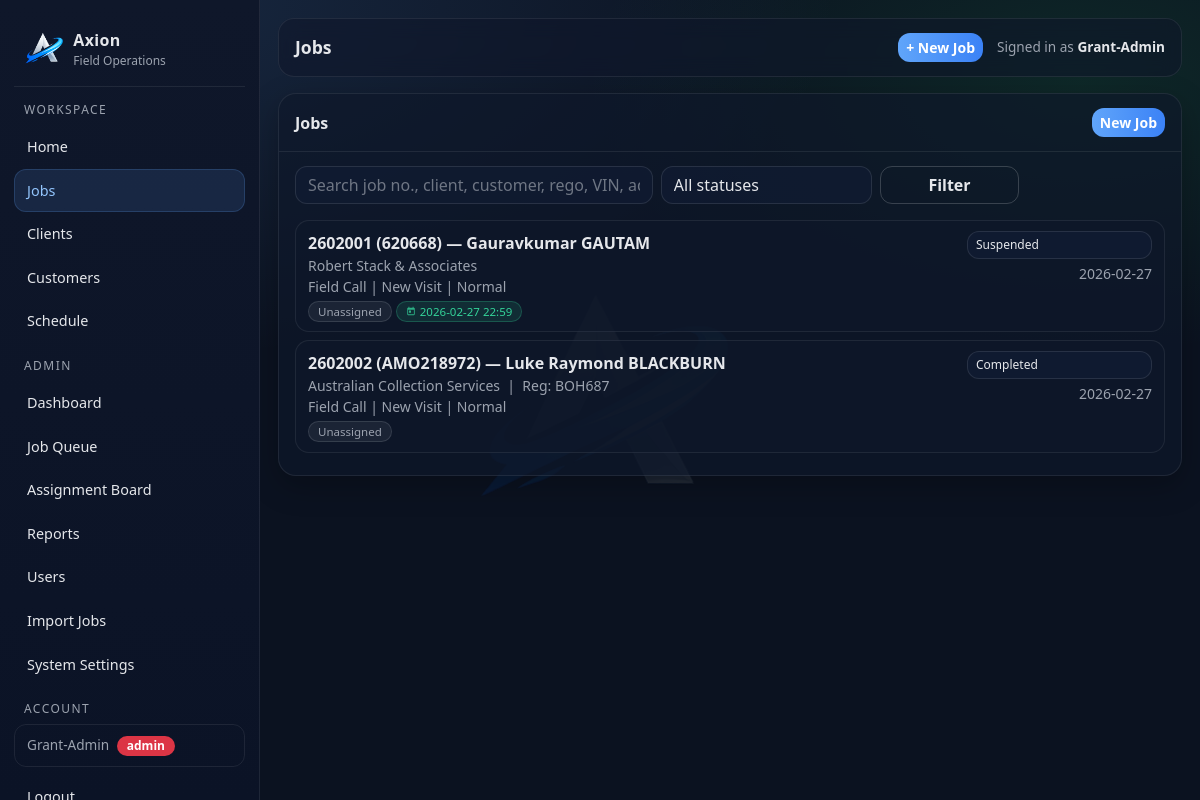
Page /jobs (signed in) on the committed database.
### tables this page shows
CREATE TABLE jobs (
        id INTEGER PRIMARY KEY AUTOINCREMENT,

        internal_job_number TEXT NOT NULL,
        client_reference TEXT,
        display_ref TEXT NOT NULL,

        client_id INTEGER,
        customer_id INTEGER,
        assigned_user_id INTEGER,

        job_type TEXT NOT NULL,
        visit_type TEXT NOT NULL,
        status TEXT NOT NULL,
        priority TEXT NOT NULL,

        job_address TEXT,
        description TEXT,

        created_at TEXT NOT NULL,
        updated_at TEXT NOT NULL, lender_name TEXT, account_number TEXT, regulation_type TEXT, arrears_cents INTEGER, costs_cents INTEGER, mmp_cents INTEGER, job_due_date TEXT, bill_to_client_id INTEGER,

        FOREIGN KEY(client_id) REFERENCES clients(id),
        FOREIGN KEY(customer_id) REFERENCES customers(id),
        FOREIGN KEY(assigned_user_id) REFERENCES users(id)
    );

CREATE TABLE clients (
        id INTEGER PRIMARY KEY AUTOINCREMENT,
        name TEXT NOT NULL,
        phone TEXT,
        email TEXT,
        address TEXT,
        notes TEXT,
        created_at TEXT NOT NULL
    , updated_at TEXT NOT NULL DEFAULT '');

### app.py (the view, shortened to what this page needs)
@app.get("/jobs")
@login_required
def jobs_list():
    status = request.args.get("status", "").strip()
    q = request.args.get("q", "").strip()
    user_id = session.get("user_id")
    role = session.get("role")
    conn = db()
    cur = conn.cursor()
    sql = """
    SELECT j.*,
           c.name AS client_name,
           (cu.first_name || ' ' || cu.last_name) AS customer_name,
           (SELECT ji.reg FROM job_items ji WHERE ji.job_id = j.id AND ji.item_type = 'vehicle' LIMIT 1) AS asset_reg,
           u.full_name AS assigned_name,
           (SELECT s.scheduled_for FROM schedules s
            WHERE s.job_id = j.id AND s.status NOT IN ('Completed', 'Cancelled')
              AND s.scheduled_for >= datetime('now')
            ORDER BY s.scheduled_for ASC LIMIT 1) AS next_scheduled
    FROM jobs j
    LEFT JOIN clients c ON c.id = j.client_id
    LEFT JOIN customers cu ON cu.id = j.customer_id
    LEFT JOIN users u ON u.id = j.assigned_user_id
    WHERE 1=1
    """
    params = []
    if role == "agent":
        sql += " AND j.assigned_user_id = ?"
        params.append(user_id)
    if status:
        if status == "Active":
            sql += " AND j.status LIKE 'Active%'"
        else:
            sql += " AND j.status = ?"
            params.append(status)
    sql += " ORDER BY CASE WHEN j.status = 'Invoiced' THEN 1 ELSE 0 END, CASE WHEN next_scheduled IS NULL THEN 1 ELSE 0 END, next_scheduled ASC, j.updated_at DESC"
    cur.execute(sql, params)
    rows = cur.fetchall()
    conn.close()
    statuses = [
        "New",
        "Active",
        "Active - Phone work only",
        "Suspended",
        "Awaiting info from client",
        "Completed",
        "Invoiced"
    ]
    return render_template("jobs.html", jobs=rows, statuses=statuses, status=status, q=q)

### app.py (called while the page is built)
def db():
    conn = sqlite3.connect(DB_PATH)
    conn.row_factory = sqlite3.Row
    return conn

def add_column_if_missing(cur, table, col, coltype):
    cur.execute(f"PRAGMA table_info({table})")
    cols = [r["name"] for r in cur.fetchall()]
    if col not in cols:
        cur.execute(f"ALTER TABLE {table} ADD COLUMN {col} {coltype}")

@app.context_processor
def inject_globals():
    return {"GOOGLE_MAPS_API_KEY": os.environ.get("GOOGLE_MAPS_API_KEY", "")}

@app.before_request
def _ensure_db():
    init_db()

def login_required(f):
    @wraps(f)
    def wrapper(*args, **kwargs):
        if not session.get("user_id"):
            return redirect(url_for("login"))
        return f(*args, **kwargs)
    return wrapper

### templates/jobs.html (shortened to what this page needs)
{% extends "layout.html" %}
{% block page_title %}Jobs{% endblock %}
{% block content %}
<div class="ax-card">
  <div class="ax-card-h d-flex justify-content-between align-items-center">
    <div>Jobs</div>
    {% if session.get('role') == 'admin' %}<a class="btn btn-primary btn-sm" href="/jobs/new">New Job</a>{% endif %}
  </div>
  <div class="ax-card-b">
    <form class="row g-2 mb-3" method="get">
      <div class="col-12 col-lg-5">
        <input class="form-control" name="q" placeholder="Search job no., client, customer, rego, VIN, address..." value="{{ q }}">
      </div>
      <div class="col-12 col-lg-3">
        <select class="form-select" name="status">
          <option value="">All statuses</option>
        </select>
      </div>
      <div class="col-12 col-lg-2">
        <button class="btn btn-outline-secondary w-100">Filter</button>
      </div>
    </form>
    <div class="list-group list-group-flush">
      {% for j in jobs %}
        <div class="list-group-item" style="padding:.6rem .75rem;">
          <div class="d-flex justify-content-between align-items-start gap-2">
            <a href="/jobs/{{ j.id }}" class="text-decoration-none flex-grow-1" style="min-width:0;color:inherit;">
              <div class="fw-semibold">{{ j.display_ref }} &mdash; {{ j.customer_name or "No customer" }}</div>
              <div class="small" style="color:var(--muted)">
                {{ j.client_name or "No client" }}{% if j.asset_reg %} &nbsp;|&nbsp; Reg: {{ j.asset_reg }}{% endif %}
              </div>
              <div class="small" style="color:var(--muted)">
                {{ j.job_type }} | {{ j.visit_type }} | {{ j.priority }}
              </div>
              <div class="d-flex flex-wrap gap-1 mt-1">
                {% if j.assigned_name %}
                  <span style="display:inline-flex;align-items:center;gap:4px;background:rgba(96,165,250,.13);color:var(--accent);border:1px solid rgba(96,165,250,.25);border-radius:999px;padding:1px 9px;font-size:.72rem;font-weight:500;">
                    <svg width="10" height="10" viewBox="0 0 24 24" fill="currentColor" style="opacity:.75"><path d="M12 12c2.7 0 4.8-2.1 4.8-4.8S14.7 2.4 12 2.4 7.2 4.5 7.2 7.2 9.3 12 12 12zm0 2.4c-3.2 0-9.6 1.6-9.6 4.8v2.4h19.2v-2.4c0-3.2-6.4-4.8-9.6-4.8z"/></svg>
                    {{ j.assigned_name }}
                  </span>
                {% else %}
                  <span style="display:inline-flex;align-items:center;gap:4px;background:rgba(156,163,175,.1);color:var(--muted);border:1px solid rgba(156,163,175,.2);border-radius:999px;padding:1px 9px;font-size:.72rem;">
                    Unassigned
                  </span>
                {% endif %}
                {% if j.next_scheduled %}
                  <span style="display:inline-flex;align-items:center;gap:4px;background:rgba(52,211,153,.12);color:#34d399;border:1px solid rgba(52,211,153,.25);border-radius:999px;padding:1px 9px;font-size:.72rem;font-weight:500;">
                    <svg width="10" height="10" viewBox="0 0 24 24" fill="currentColor" style="opacity:.8"><path d="M19 4h-1V2h-2v2H8V2H6v2H5C3.9 4 3 4.9 3 6v14c0 1.1.9 2 2 2h14c1.1 0 2-.9 2-2V6c0-1.1-.9-2-2-2zm0 16H5V9h14v11zM7 11h5v5H7z"/></svg>
                    {{ j.next_scheduled[:16] | replace('T', ' ') }}
                  </span>
                {% endif %}
              </div>
            </a>
            <div class="text-end flex-shrink-0" style="min-width:110px;">
              {% if session.get('role') == 'admin' %}
                <form method="post" action="/jobs/{{ j.id }}/status" style="margin:0;">
                  <select name="status" class="form-select form-select-sm"
                          style="font-size:.75rem;min-width:110px;"
                          onchange="this.form.submit()">
                    {% for s in statuses %}
                      <option value="{{ s }}" {% if s == j.status %}selected{% endif %}>{{ s }}</option>
                    {% endfor %}
                  </select>
                </form>
              {% else %}
                <span class="badge bg-secondary">{{ j.status }}</span>
              {% endif %}
              <div class="small mt-1" style="color:var(--muted)">{{ j.updated_at[:10] if j.updated_at else '' }}</div>
            </div>
          </div>
        </div>
      {% else %}
        <div style="color:var(--muted)" class="py-3 text-center">No jobs found.</div>
      {% endfor %}
    </div>
  </div>
</div>
{% endblock %}

### templates/layout.html (style rules this page uses)
:root { --bg: #0b1220; --panel: #0f172a; --panel2: #111c33; --card: #1a2744; --text: #e5e7eb; --muted: #9ca3af; --line: rgba(255,255,255,.08); --accent: #60a5fa; --accent2: #22c55e; --danger: #ef4444; }
body { background: radial-gradient(1200px 600px at 10% 0%, rgba(96,165,250,.15), transparent 60%), radial-gradient(900px 500px at 90% 10%, rgba(34,197,94,.12), transparent 55%), var(--bg); color: var(--text); }
body::before { content: ''; position: fixed; inset: 0; background: url('/static/images/axion-a-logo.png') center center / 260px auto no-repeat; opacity: .10; pointer-events: none; z-index: 0; }
.ax-card { background: rgba(15, 23, 42, .65); border: 1px solid var(--line); border-radius: 18px; box-shadow: 0 10px 30px rgba(0,0,0,.25); overflow: visible; }
.ax-card .ax-card-h { padding: 14px 16px; border-bottom: 1px solid var(--line); font-weight: 650; }
.ax-card .ax-card-b { padding: 14px 16px; }
.form-control, .form-select { background: rgba(17, 28, 51, .75) !important; color: var(--text) !important; border: 1px solid rgba(255,255,255,.10) !important; border-radius: 12px !important; }
.form-control::placeholder { color: rgba(229,231,235,.45); }
.btn { border-radius: 12px; font-weight: 600; }
.btn-primary { background: linear-gradient(90deg, #60a5fa, #3b82f6); border: 0; }
.btn-outline-secondary { border-color: rgba(255,255,255,.18); color: var(--text); }
.list-group-item { background: rgba(15, 23, 42, .65) !important; border: 1px solid var(--line) !important; color: var(--text) !important; border-radius: 14px !important; margin-bottom: 8px; }

### rows in the picture
jobs: display_ref "2602001 (620668)", customer_name "Gauravkumar GAUTAM", name "Robert Stack & Associates", job_type "Field Call", visit_type "New Visit", priority "Normal", next_scheduled "2026-02-27 22:59", status "Suspended", updated_at "2026-02-27"
jobs: display_ref "2602002 (AMO218972)", customer_name "Luke Raymond BLACKBURN", name "Australian Collection Services", asset_reg "BOH687", job_type "Field Call", visit_type "New Visit", priority "Normal", status "Completed", updated_at "2026-02-27"

### other values in the picture
{{ session.get('user_name') }} "Grant-Admin"
{{ session.get('role') }} "admin"
